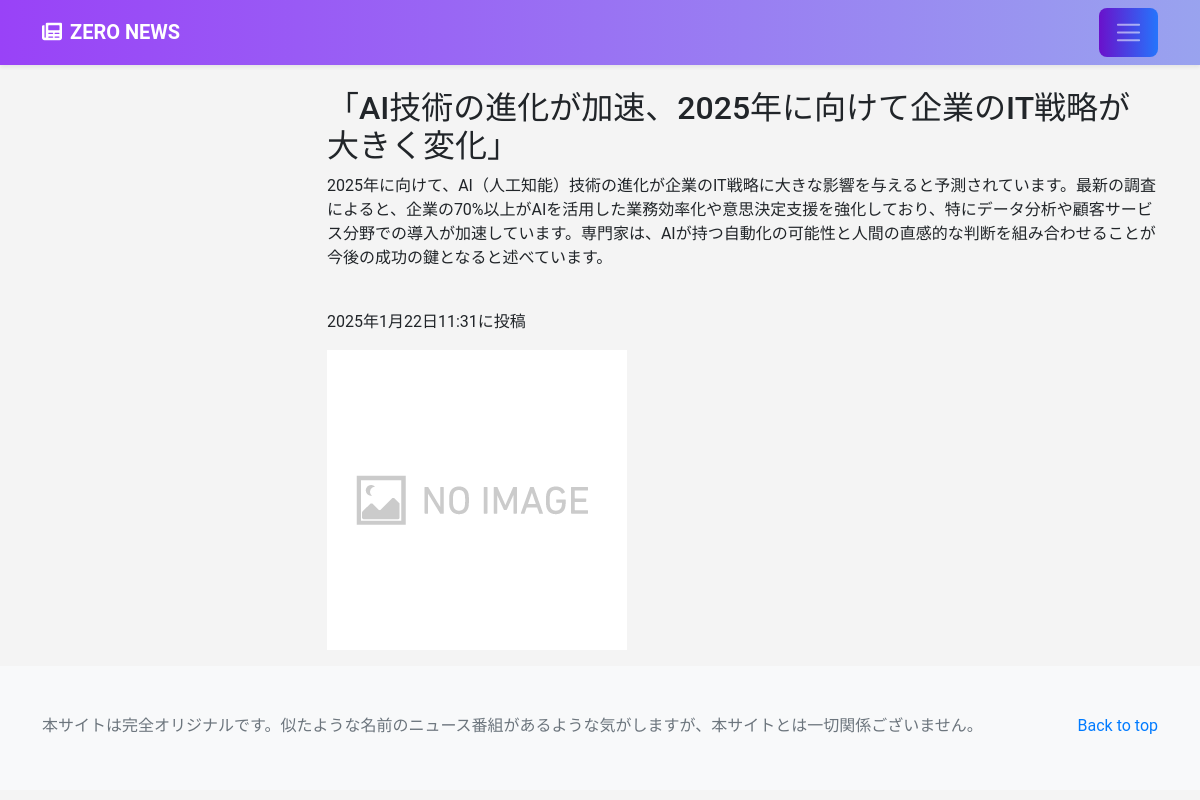
The app's page /news-detail/1 (signed in) with its own data.
### news/models.py (models this page shows, shortened)
class NewsPost(models.Model):
    user = models.ForeignKey(
        CustomUser,
        verbose_name='ユーザー',
        on_delete=models.CASCADE
    )
    category = models.ForeignKey(
        Category,
        verbose_name='カテゴリ',
        on_delete=models.PROTECT
    )
    title = models.CharField(
        verbose_name='タイトル',
        max_length=200
    )
    comment = models.TextField(
        verbose_name='コメント',
    )
    image1 = models.ImageField(
        verbose_name='イメージ1',
        upload_to = 'news'
    )
    image2 = models.ImageField(
        verbose_name='イメージ2',
        upload_to = 'news',
        blank=True,
        null=True
    )
    posted_at = models.DateTimeField(
        verbose_name='投稿日時',
        auto_now_add=True
    )

### news/views.py (the view)
# urls.py: path('news-detail/<int:pk>',views.DetailView.as_view(), name='news_detail'),
class DetailView(DetailView):
    template_name = 'detail.html'
    model = NewsPost

### news/templates/detail.html (shortened to what this page needs)
{% extends 'base.html' %}
    {% block contents %}
    <br>
    <div class="container">
        <div class = "row">
            <div class = "col offset-3">
                <h2>{{object.title}}</h2>
                <p>{{object.comment}}</p>
                <br>
                <p>{{object.posted_at}}に投稿</p>
                <p><img src="{{ object.image1.url }}"></img></p>
            </div>
        </div>
    </div>
    {% endblock %}

### news/templates/base.html (style rules this page uses)
body { background-color: #f4f4f4; font-family: 'Roboto', sans-serif; }

### records on screen
NewsPost: title "「AI技術の進化が加速、2025年に向けて企業のIT戦略が大きく変化」", comment "2025年に向けて、AI（人工知能）技術の進化が企業のIT戦略に大きな影響を与えると予測されています。最新の調査によると、企業の70%以上がAIを活用した業務効率化や意思決定支援を強化しており、特にデータ分析や顧客サービス分野での導入が加速しています。専門家は、AIが持つ自動化の可能性と人間の直感的な判断を組み合わせることが今後の成功の鍵となると述べています。", posted_at "2025年1月22日11:31", image1 (placeholder picture)
